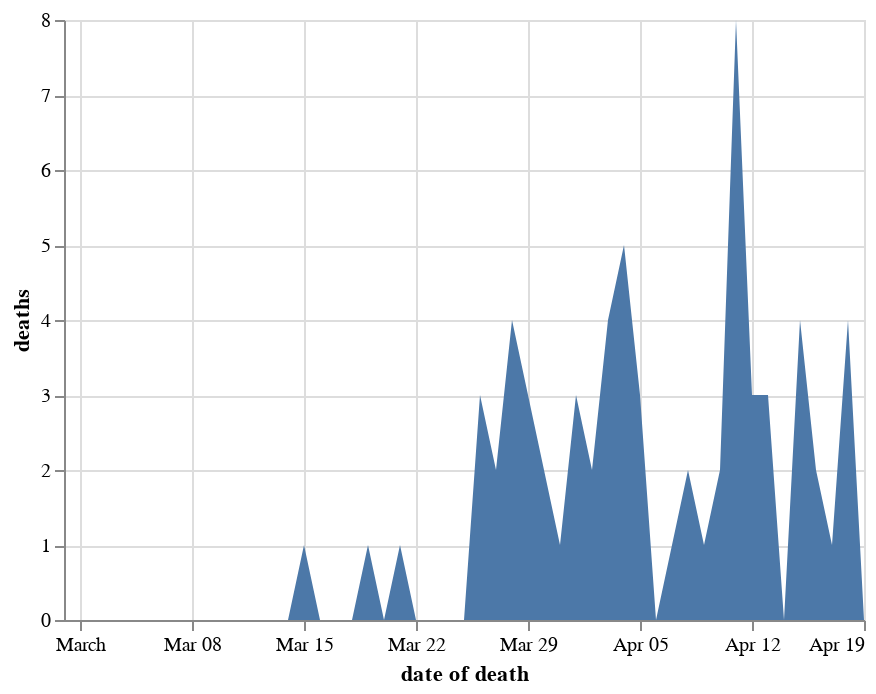

The notebook cell saved with this chart:
### Markdown cell above
## Deaths on date died Shropshire

### Code cell
chart_dodds = chart_doddbt.copy()
chart_dodds = chart_dodds[chart_dodds.code.isin(trustcodes_shropshirestar)]
chart_dodds = chart_dodds.groupby(['date of death'], as_index=False)['deaths'].sum()
alt.Chart(chart_dodds).mark_area().encode(
    x='date of death',
    y='deaths'
)

### Figure 1 — Vega-Lite specification as saved in the notebook (floating-point values rounded to 4 significant figures)
{"config": {"view": {"continuousWidth": 400, "continuousHeight": 300}}, "data": {"name": "data-2fce19ebdad20b1e9e0421e2cb96357e"}, "mark": "area", "encoding": {"x": {"type": "temporal", "field": "date of death"}, "y": {"type": "quantitative", "field": "deaths"}}, "$schema": "https://vega.github.io/schema/vega-lite/v4.8.1.json", "datasets": {"data-2fce19ebdad20b1e9e0421e2cb96357e": [{"date of death": "2020-02-29T00:00:00", "deaths": 0}, {"date of death": "2020-03-01T00:00:00", "deaths": 0}, {"date of death": "2020-03-02T00:00:00", "deaths": 0}, {"date of death": "2020-03-03T00:00:00", "deaths": 0}, {"date of death": "2020-03-04T00:00:00", "deaths": 0}, {"date of death": "2020-03-05T00:00:00", "deaths": 0}, {"date of death": "2020-03-06T00:00:00", "deaths": 0}, {"date of death": "2020-03-07T00:00:00", "deaths": 0}, {"date of death": "2020-03-08T00:00:00", "deaths": 0}, {"date of death": "2020-03-09T00:00:00", "deaths": 0}, {"date of death": "2020-03-10T00:00:00", "deaths": 0}, {"date of death": "2020-03-11T00:00:00", "deaths": 0}, {"date of death": "2020-03-12T00:00:00", "deaths": 0}, {"date of death": "2020-03-13T00:00:00", "deaths": 0}, {"date of death": "2020-03-14T00:00:00", "deaths": 0}, {"date of death": "2020-03-15T00:00:00", "deaths": 1}, {"date of death": "2020-03-16T00:00:00", "deaths": 0}, {"date of death": "2020-03-17T00:00:00", "deaths": 0}, {"date of death": "2020-03-18T00:00:00", "deaths": 0}, {"date of death": "2020-03-19T00:00:00", "deaths": 1}, {"date of death": "2020-03-20T00:00:00", "deaths": 0}, {"date of death": "2020-03-21T00:00:00", "deaths": 1}, {"date of death": "2020-03-22T00:00:00", "deaths": 0}, {"date of death": "2020-03-23T00:00:00", "deaths": 0}, {"date of death": "2020-03-24T00:00:00", "deaths": 0}, {"date of death": "2020-03-25T00:00:00", "deaths": 0}, {"date of death": "2020-03-26T00:00:00", "deaths": 3}, {"date of death": "2020-03-27T00:00:00", "deaths": 2}, {"date of death": "2020-03-28T00:00:00", "deaths": 4}, {"date of death": "2020-03-29T00:00:00", "deaths": 3}, {"date of death": "2020-03-30T00:00:00", "deaths": 2}, {"date of death": "2020-03-31T00:00:00", "deaths": 1}, {"date of death": "2020-04-01T00:00:00", "deaths": 3}, {"date of death": "2020-04-02T00:00:00", "deaths": 2}, {"date of death": "2020-04-03T00:00:00", "deaths": 4}, {"date of death": "2020-04-04T00:00:00", "deaths": 5}, {"date of death": "2020-04-05T00:00:00", "deaths": 3}, {"date of death": "2020-04-06T00:00:00", "deaths": 0}, {"date of death": "2020-04-07T00:00:00", "deaths": 1}, {"date of death": "2020-04-08T00:00:00", "deaths": 2}, {"date of death": "2020-04-09T00:00:00", "deaths": 1}, {"date of death": "2020-04-10T00:00:00", "deaths": 2}, {"date of death": "2020-04-11T00:00:00", "deaths": 8}, {"date of death": "2020-04-12T00:00:00", "deaths": 3}, {"date of death": "2020-04-13T00:00:00", "deaths": 3}, {"date of death": "2020-04-14T00:00:00", "deaths": 0}, {"date of death": "2020-04-15T00:00:00", "deaths": 4}, {"date of death": "2020-04-16T00:00:00", "deaths": 2}, {"date of death": "2020-04-17T00:00:00", "deaths": 1}, {"date of death": "2020-04-18T00:00:00", "deaths": 4}, {"date of death": "2020-04-19T00:00:00", "deaths": 0}]}}
